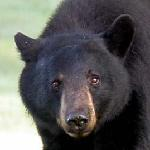
#> input picture SGD - Image Recognition/Image/BearHead/bearfrontal0001.jpg, 150 x 150 px, found by its file name
$ python test.py
#> lines starting #> are read from the running program, lines starting #| are printed output that depends on the picture
### SGD - Image Recognition/main.py
import matplotlib.pyplot as plt
import numpy as np
import os
import pprint
pp = pprint.PrettyPrinter(indent=4)
import joblib
from skimage.io import imread
from skimage.transform import resize
from sklearn.model_selection import train_test_split
from sklearn.base import BaseEstimator, TransformerMixin
from sklearn.linear_model import SGDClassifier
from sklearn.model_selection import cross_val_predict
from sklearn.preprocessing import StandardScaler, Normalizer
import skimage
from skimage.feature import hog
from skimage.io import imread
from skimage.transform import rescale
from skimage.color import rgb2gray

def resize_all(src, pklname, include, width=150, height=None):
#> called with pklname = 'animal_faces', width = 80
    height = height if height is not None else width

    data = dict()
    data['description'] = 'resized ({0}x{1})animal images in rgb'.format(int(width), int(height))
    data['label'] = []
    data['filename'] = []
    data['data'] = []

    pklname = f"{pklname}_{width}x{height}px.pkl"

    # read all images in PATH, resize and write to DESTINATION_PATH
    for subdir in os.listdir(src):
        if subdir in include:
            current_path = os.path.join(src, subdir)

            for file in os.listdir(current_path):
                if file[-3:] in {'jpg', 'png'}:
                    im = imread(os.path.join(current_path, file))
#> im is the input picture: shape (150, 150, 3); mean R, G, B 90.1, 89.8, 89.2
                    im = resize(im, (width, height)) #[:,:,::-1]
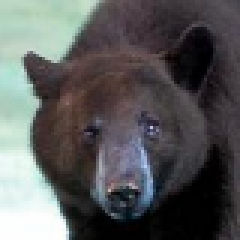
#> im: shape (80, 80, 3) float64 (shown 3 times larger); mean B, G, R 0.353, 0.352, 0.35
                    data['label'].append(subdir[:-4])
                    data['filename'].append(file)
                    data['data'].append(im)

        joblib.dump(data, pklname)
    return data

# [27 lines left out: function plot_bar, not called in this run]


class RGB2GrayTransformer(BaseEstimator, TransformerMixin):
    """
    Convert an array of RGB images to grayscale
    """

    def __init__(self):
        pass

    def fit(self, X, y=None):
        """returns itself"""
        return self

    def transform(self, X, y=None):
        """perform the transformation and return an array"""
        return np.array([skimage.color.rgb2gray(img) for img in X])


class HogTransformer(BaseEstimator, TransformerMixin):
    """
    Expects an array of 2d arrays (1 channel images)
    Calculates hog features for each img
    """

    # [8 lines left out: function __init__, not called in this run]

    def fit(self, X, y=None):
        return self

    # [13 lines left out: function transform, not called in this run]

def main_function():
    data_path = fr'{os.getenv("HOME")}/Documents/DEV/IA/Image'
    base_name = 'animal_faces'
    width = 80
    include = {'ChickenHead', 'BearHead', 'ElephantHead', 'EagleHead', 'DeerHead', 'MonkeyHead', 'PandaHead'}

    data = resize_all(src=data_path, pklname=base_name, width=width, include=include)
#> data = 4 items

    labels = np.unique(data['label'])

    fig, axes = plt.subplots(1, len(labels))
    fig.set_size_inches(15,4)
    fig.tight_layout()


    for ax, label in zip(axes, labels):
        idx = data['label'].index(label)

        ax.imshow(data['data'][idx])
        ax.axis('off')
        ax.set_title(label)
#> this loop made 0 passes


    X = np.array(data['data'])
    y = np.array(data['label'])

    X_train, X_test, y_train, y_test = train_test_split(
        X,
        y,
        test_size=0.2,
        shuffle=True,
        random_state=42,
    )

    # plt.suptitle('relative amount of photos per type')
    # plot_bar(y_train, loc='left')
    # plot_bar(y_test, loc='right')
    # plt.legend([
    #     'train ({0} photos)'.format(len(y_train)),
    #     'test ({0} photos)'.format(len(y_test))
    # ]);

    # create an instance of each transformer
    grayify = RGB2GrayTransformer()
    hogify = HogTransformer(pixels_per_cell=(14, 14), cells_per_block=(2,2), orientations=9, block_norm='L2-Hys')
    scalify = StandardScaler()

    # call fit_transform on each transform converting X_train step by step
    X_train_gray = grayify.fit_transform(X_train)
    X_train_hog = hogify.fit_transform(X_train_gray)
    X_train_prepared = scalify.fit_transform(X_train_hog)

    sgd_clf = SGDClassifier(random_state=42, max_iter=1000, tol=1e-3)
    sgd_clf.fit(X_train_prepared, y_train)

    X_test_gray = grayify.transform(X_test)
    X_test_hog = hogify.transform(X_test_gray)
    X_test_prepared = scalify.transform(X_test_hog)

    y_pred = sgd_clf.predict(X_test_prepared)
    # print(np.array(y_pred == y_test)[:25])
    # print('Percentage correct: ', 100*np.sum(y_pred == y_test)/len(y_test))

    return sgd_clf, grayify, hogify, scalify


############################ TESTS #############################

### SGD - Image Recognition/test.py
from main import main_function
from skimage.io import imread
from skimage.transform import resize
import os

# On récupère les variables suivantes

# sgd_clf -> notre modèle d'IA
# grayify -> mettre en gray l'image pour la traiter
# hogify -> traiter les "gradient" de l'image
# scalify -> permet de standardiser les attributs des images
#> (the run stopped early here; a loop or call above may not have finished)
